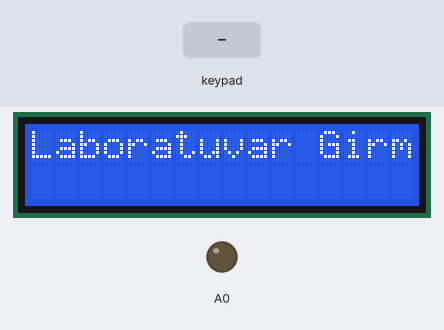
The sketch below on a simulated Arduino Uno, built with avr-gcc and run on an emulated ATmega328P. On the bench: 16×2 character LCD, output pins drawn as LEDs (lit = HIGH). The inputs (shaded band) are chosen by the test bench.

Above: at 3.1 s.
3.2 s: keypad keys 1 2 3 4 5 6 pressed 0.4 s apart
At 6.6 s:
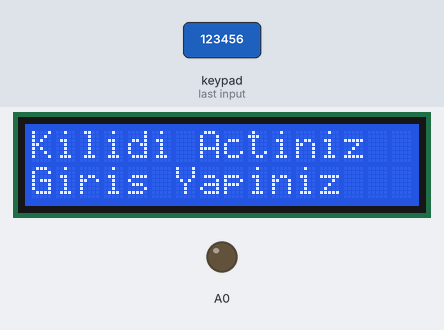
7.1 s: key '/' pressed
10.1 s: keypad keys 1 2 3 4 5 6 = pressed 0.4 s apart
At 12.7 s:
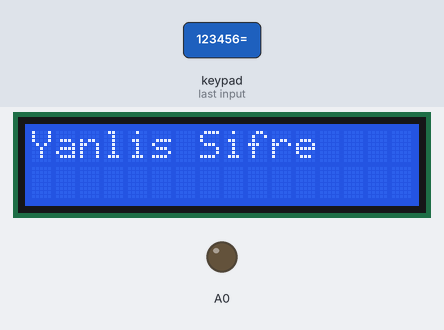
14.4 s: key 'x' pressed
At 15.5 s:
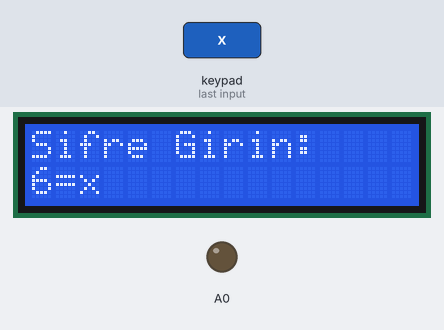
15.9 s: keypad keys 7 + 5 = pressed 0.4 s apart
At 16.5 s:
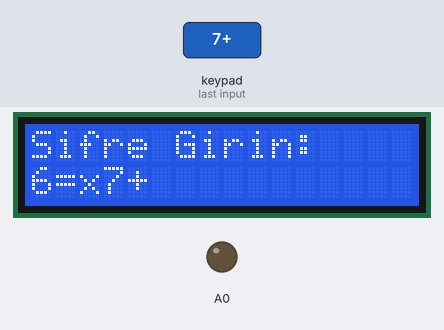
19.0 s: key 'C' pressed
At 20.2 s:
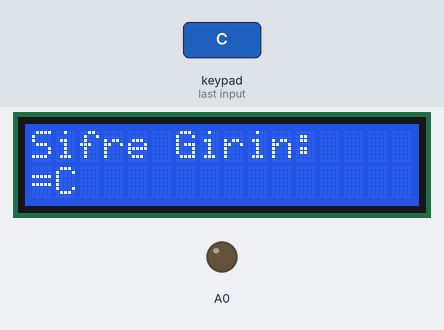
Timing chart, 0 to 21.5 s (numbered marks = the images above; inputs shaded):
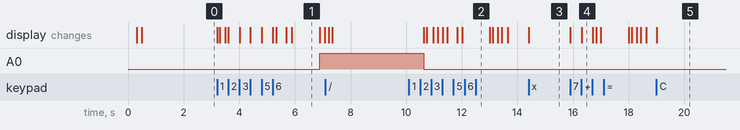

The sketch:

LockDoor.ino
```cpp
//Kütüphane
#include <LiquidCrystal.h>
#include <Keypad.h>

//Değişkenler
int errorNumbers = 0;
LiquidCrystal lcd(13, 12, 11, 10, 9, 8);
//Değişmeyen sabit değerler
const byte ROWS = 4;
const byte COLS = 4;

char hexakeys[ROWS][COLS] = {
  {'7', '8', '9','/'},
  {'4', '5', '6','x'},
  {'1', '2', '3','-'},
  {'C', '0', '=','+'}
};

byte rowPins[ROWS] = {7, 6, 5,4}; // satır pinleri bağlanması
byte colPins[COLS] = {3, 2, 1,0}; //sütün pinleri bağlanması

Keypad customKeypad = Keypad( makeKeymap(hexakeys), rowPins, colPins, ROWS, COLS); // Keypad Değer Alıyoruz
#define Password_Lenght 7 // Give enough room for six chars + NULL char

char Data[Password_Lenght]; // 6 is the number of chars it can hold + the null char = 7
char Master[Password_Lenght] = "123456"; //Şifre
byte data_count = 0;
char customKey;
void setup()
{
  lcd.begin(16, 2);
  StringWrite("Laboratuvar Girmek  Icin Sifre Girin ");
  delay(1000);
}
void loop() {
  digitalWrite(13,LOW);
  customKey = customKeypad.getKey();
  if(customKey)
  {
    if(data_count==0)
       {
        lcd.clear();
        lcd.setCursor(0,0);
        StringWrite("Sifre Girin:");
        lcd.setCursor(0,1);
       }
    Data[data_count] = customKey; // char'ı veri dizisine depola
    lcd.setCursor(data_count, 1); // her yeni karakteri göstermek için imleci hareket ettirin
    lcd.print(Data[data_count]); // adı geçen imleçte char yazdır
    data_count++; // yeni karakter saklamak için veri dizisini 1 arttırır, girilen karakter sayısını da takip eder

      if (data_count == Password_Lenght - 1) // dizi dizini beklenen karakter sayısına eşitse, verileri ana verilerle karşılaştırın
      {
        if ((!strcmp(Data, Master))) // Eğer Şifre eşit ise Ekrana kapı açıldı yazılır.
        {

          pinMode(A0,OUTPUT);
          lcd.clear();
          lcd.setCursor(0,0);
          StringWrite("Kilidi Actiniz");
          lcd.setCursor(0,1);
          StringWrite("Giris Yapiniz");
          delay(1000);
          lcd.clear();
          lcd.setCursor(0,0);
          digitalWrite(A0,HIGH);
          StringWrite("3 Saniye Sonra Kapi Kapanacak");
          delay(3000);
          lcd.clear();
          lcd.print("Sifre Girin");
          digitalWrite(A0,LOW);
        }
    else
    {
      lcd.clear();
      StringWrite("Yanlis Sifre");
      delay(1000);
      lcd.clear();
      lcd.setCursor(0,0);
      StringWrite("Sifre Girin:");
    }
    clearData();
    }
  }
}
void clearData()
{
  while (data_count != 0)
  {
    Data[data_count--] = 0;
  }
  return;
}
void StringWrite(char text[]) // Var olan text değerini ekrana tek tek yazdırır.
{
  int textLength;
  textLength = strlen(text);
  for(byte i = 0 ; i<textLength ; i++)
  {
    lcd.write(text[i]);
    delay(25);
  }
}
```

Measured:
- after the input at 3.2 s, A0: LOW → HIGH after 3.7 s; the display: first changes at once (image 1 shows a later state)
- after the input at 14.4 s, the display: changes at once (image 3)
- after the input at 15.9 s, the display: first changes at once (image 4 shows a later state)
- after the input at 19.0 s, the display: changes at once (image 5)
- what the display in image 1 shows lasts 1.0 s, from 5.9 s to 6.9 s
